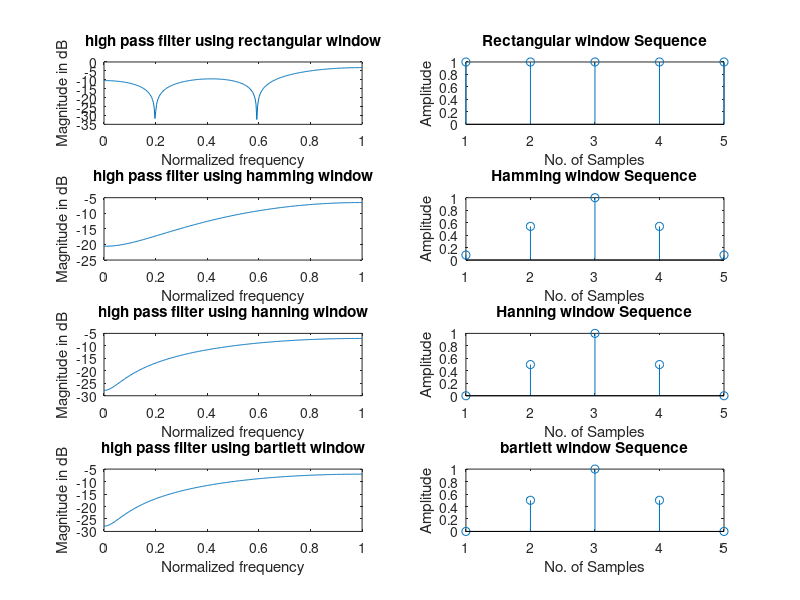

Write the MATLAB code that produced this figure.
clc;
clear all;
close all;
wc=0.9*pi;
eps=0.001;
N = input('Enter the value of N=');
alpha = (N-1)/2;

n = 0:1:N-1;
hd = (sin(pi*(n-alpha+eps))-sin(wc*(n-alpha+eps)))./(pi*(n-alpha+eps));
wr = boxcar(N);
wh=hamming(N);
wn=hanning(N);
wt=bartlett(N);
hn = hd.*wr';
hn1=hd.*wh';
hn2=hd.*wn';
hn3=hd.*wt';
w = 0:0.01:pi;
h = freqz(hn,1,w);
h1 = freqz(hn1,1,w);
h2 = freqz(hn2,1,w);
h3=freqz(hn3,1,w);
subplot(4,2,1);
plot(w/pi,10*log10(abs(h)));
title('high pass filter using rectangular window');
xlabel('Normalized frequency');
ylabel('Magnitude in dB');
subplot(4,2,2);
stem(wr);
title('Rectangular window Sequence');
xlabel('No. of Samples');
ylabel('Amplitude');
subplot(4,2,3);
plot(w/pi,10*log10(abs(h1)));
title('high pass filter using hamming window');
xlabel('Normalized frequency');
ylabel('Magnitude in dB');
subplot(4,2,4);
stem(wh);
title('Hamming window Sequence');
xlabel('No. of Samples');
ylabel('Amplitude');
subplot(4,2,5);
plot(w/pi,10*log10(abs(h2)));
title('high pass filter using hanning window');
xlabel('Normalized frequency');
ylabel('Magnitude in dB');
subplot(4,2,6);
stem(wn);
title('Hanning window Sequence');
xlabel('No. of Samples');
ylabel('Amplitude');
subplot(4,2,7);
plot(w/pi,10*log10(abs(h2)));
title('high pass filter using bartlett window');
xlabel('Normalized frequency');
ylabel('Magnitude in dB');
subplot(4,2,8);
stem(wt);
title('bartlett window Sequence');
xlabel('No. of Samples');
ylabel('Amplitude');
